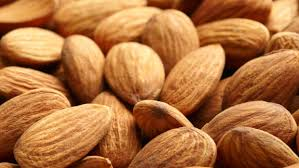
#> input picture images/almonds.jpeg, 299 x 168 px, found by its file name
$ jupyter execute lecture.ipynb   (shell and % lines are left out)
#> lines starting #> are read from the running program, lines starting #| are printed output that depends on the picture
[cell 1]
from __future__ import division, print_function

import skimage
import numpy as np
from matplotlib import pyplot as plt
from skimage import img_as_float, img_as_ubyte
from skimage import io

[cell 2]
img = io.imread("almonds.jpeg")
#> img is the input picture: shape (168, 299, 3); mean R, G, B 175.5, 113.5, 63.2
img = img[:,:,1]
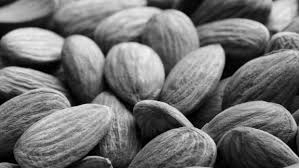
#> img: shape (168, 299); min 0, max 245, mean 113.5
img = img_as_float(img)
plt.imshow(img, cmap="gray")

[cell 3]
fig, axes = plt.subplots(ncols=2, figsize=(10,10))
axes[0].imshow(img, cmap="gray")
axes[1].hist(img.ravel(), bins=255);
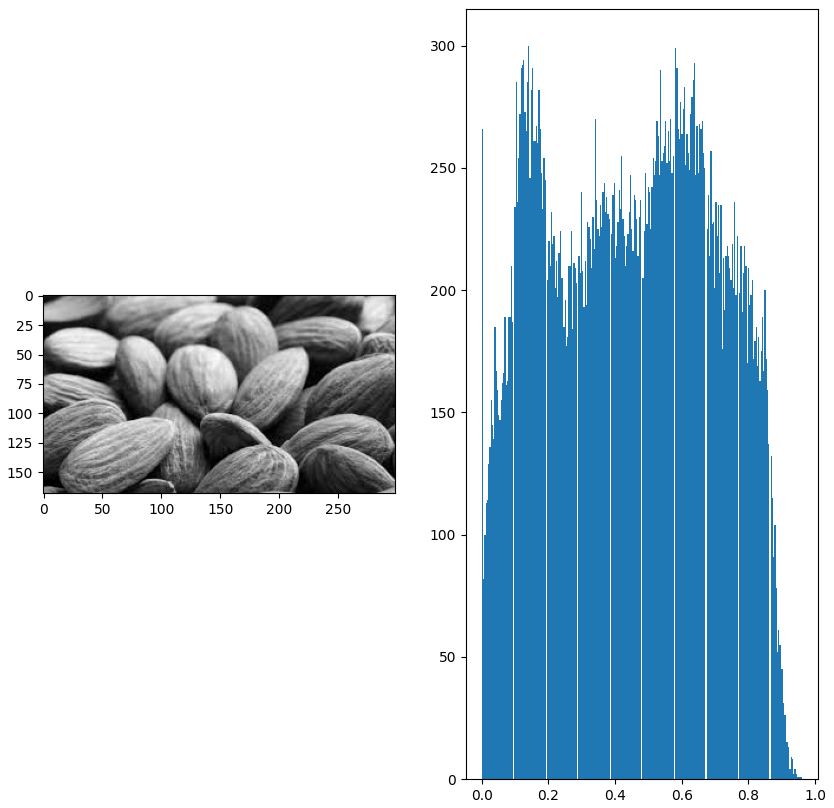
#> figure drawn by matplotlib, 2 panels; panel 2: tallest bar 300 high, from x = 0.139 to 0.143

[cell 4]
img2 = img**5
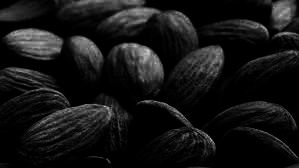
#> img2: shape (168, 299) float64; min 0, max 0.819, mean 0.0839
fig, axes = plt.subplots(ncols=2, figsize=(10,10))
axes[0].imshow(img2, cmap="gray")
axes[1].hist(img2.ravel(), bins=255);
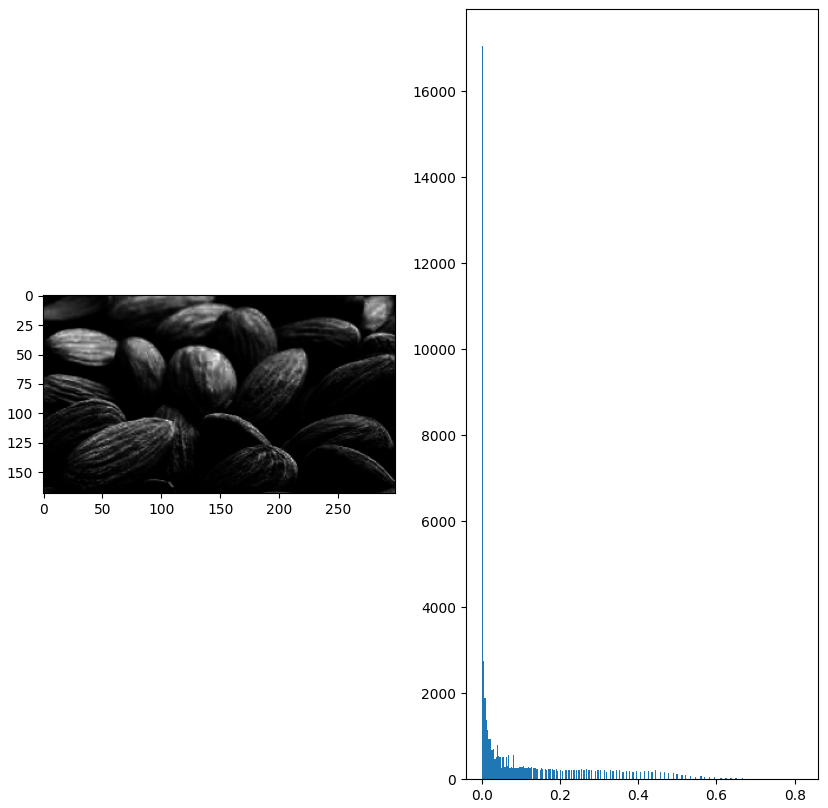
#> figure drawn by matplotlib, 2 panels; panel 2: tallest bar 17058 high, from x = 0 to 0.00321

$ run again, with images/synapse.jpeg copied over images/almonds.jpeg
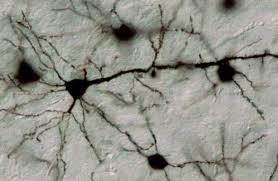
#> input picture images/synapse.jpeg, 278 x 181 px, found by its file name
#> img is the input picture: shape (181, 278, 3); mean R, G, B 146.9, 147.3, 138.7
#> `img2 = img**5`:
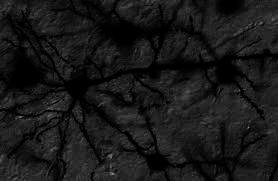
#> img2: shape (181, 278) float64; min 0, max 0.61, mean 0.0963
#> `[cell 4] img2 = img**5 fig, axes = plt.subplots(ncols=2, figsize=(10,1..`:
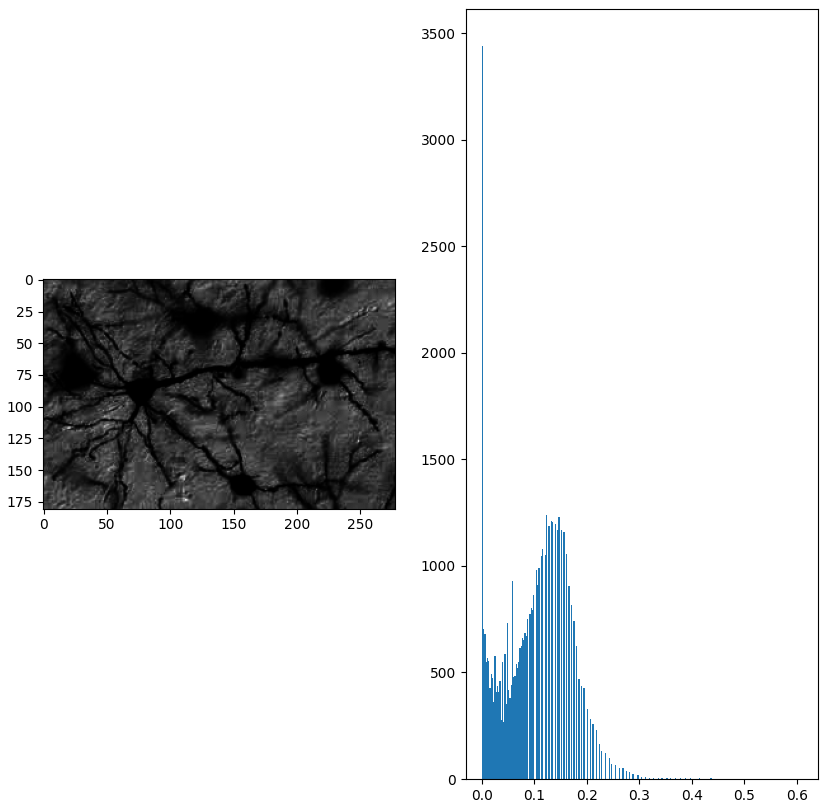
#> figure drawn by matplotlib, 2 panels; panel 2: tallest bar 3442 high, from x = 0 to 0.00239

$ run again, with images/boat.png saved as images/almonds.jpeg
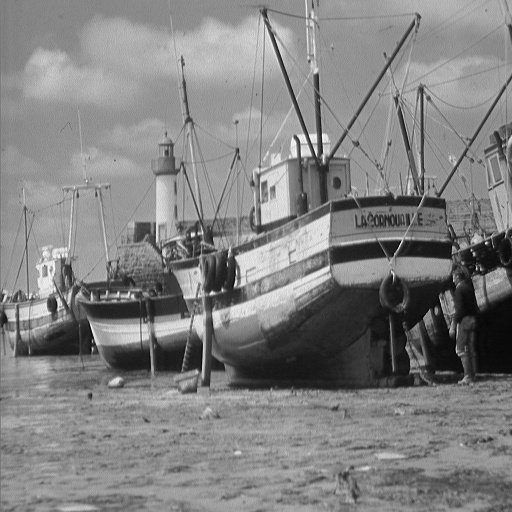
#> input picture images/boat.png, 512 x 512 px, found by its file name
#> img is the input picture: shape (512, 512); min 0, max 255, mean 129.7
#> `img2 = img**5`:
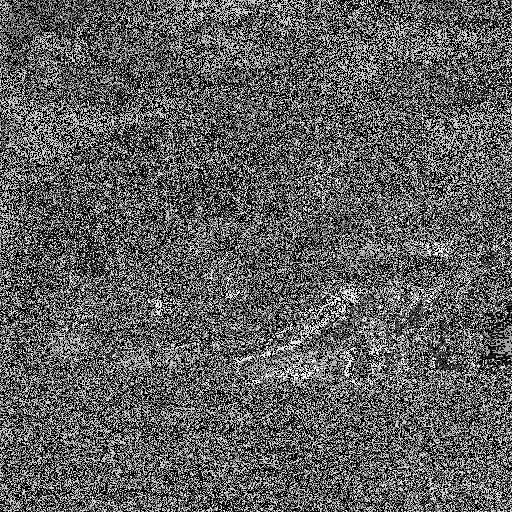
#> img2: shape (512, 512); min 0, max 255, mean 96.2
#> `[cell 4] img2 = img**5 fig, axes = plt.subplots(ncols=2, figsize=(10,1..`:
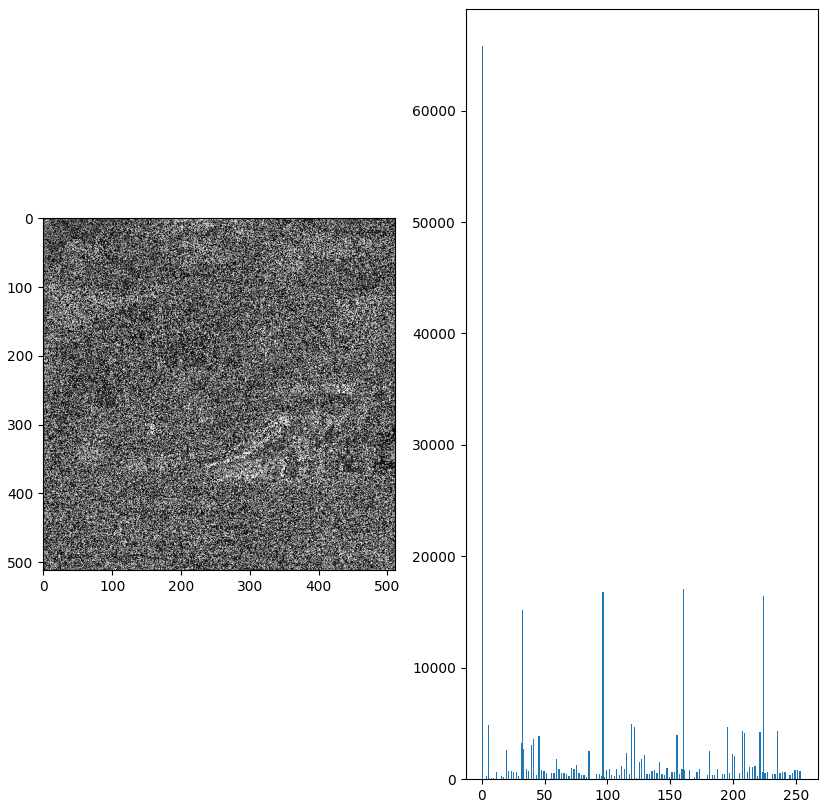
#> figure drawn by matplotlib, 2 panels; panel 2: tallest bar 65830 high, from x = 0 to 1
